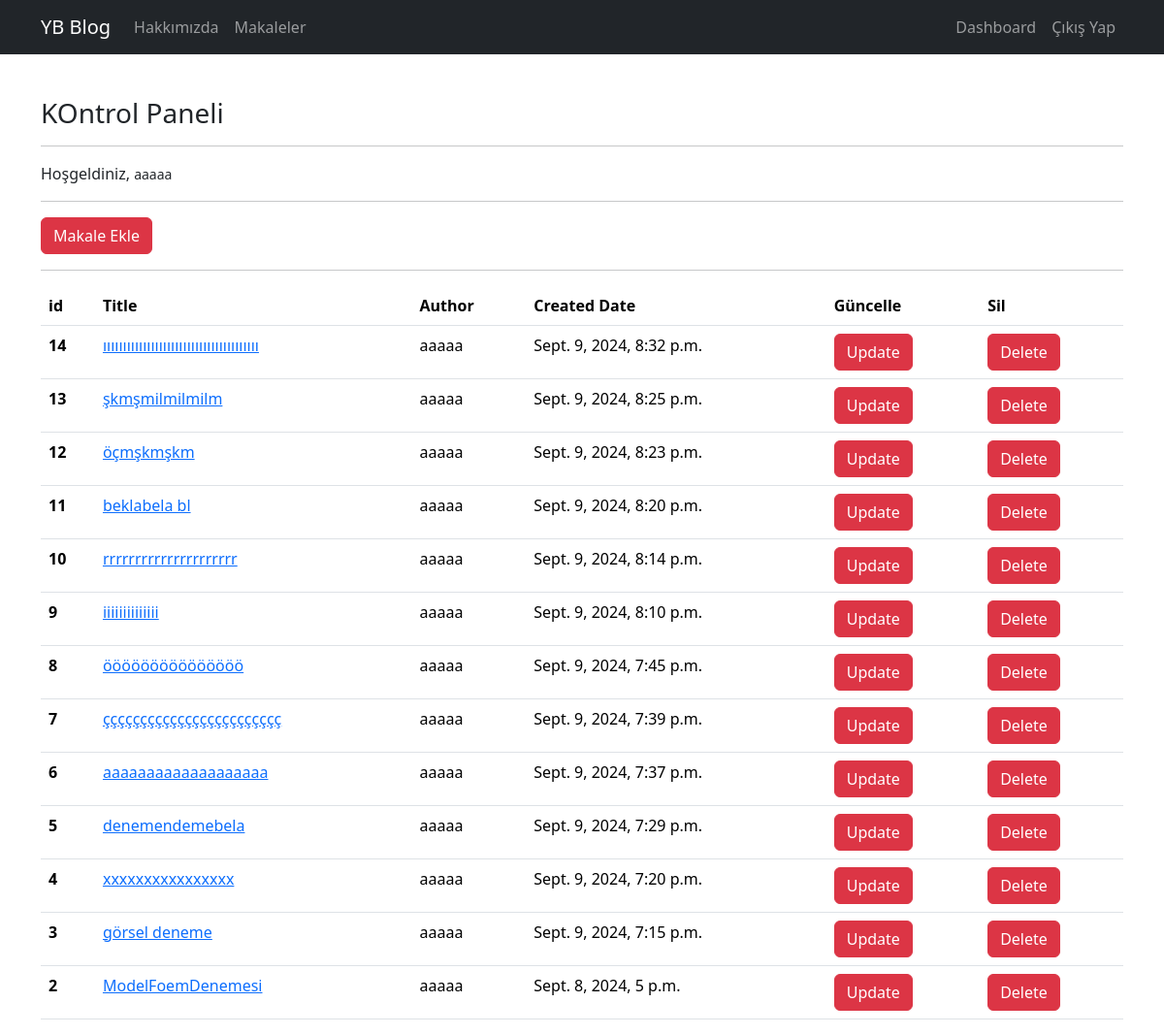
Before: /article/dashboard/ (signed in) with the older database file.
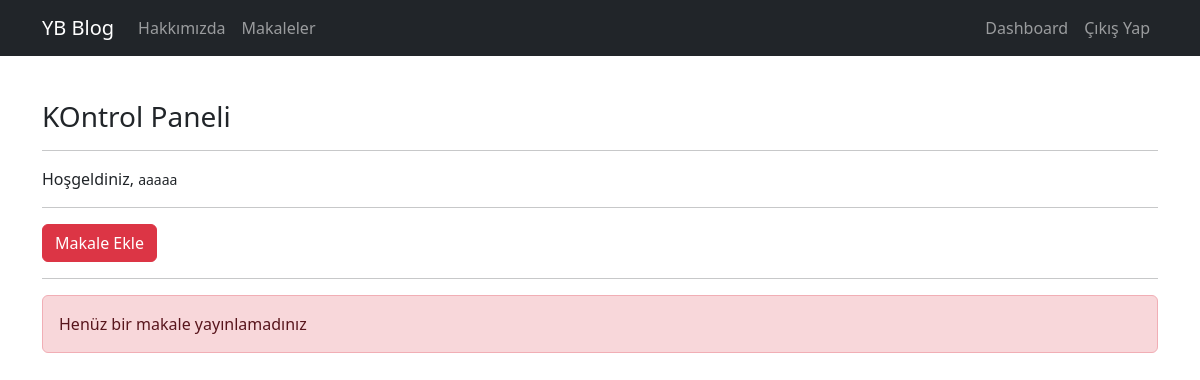
After: the same page with the newer database file.
### article/models.py (models this page shows, shortened)
class Article(models.Model):          #bu article ı kayıt etmen gerekiyor admin.py den
    author=models.ForeignKey("auth.User", on_delete=models.CASCADE)  #django ile hazır gelen Users tablosunu burda kullnadık referans aldık, ondelete->o o user silinirse diğer her şeyi veritabanından silinecek
    title=models.CharField(max_length=50)
    content=RichTextField()
    created_date=models.DateTimeField(auto_now_add=True)     #verbose_name ile bu alanların admin panelindeki ismini değiştirebilirsin
    article_image = models.FileField(blank=True, null=True, verbose_name="Görsel ekleyin")   # Article modelinde değişiklik yaptığımızı bildirmek için pythonmanage.py makemigrations ve sonra yine " " migrate
    class Meta:
        ordering=['-created_date']

### article/views.py (the view)
# urls.py: path('dashboard/', views.dashboard , name='dashboard'),
@login_required
def dashboard(request):
    articles= Article.objects.filter(author= request.user)
    context={
        "articles":articles
    }
    return render(request, "dashboard.html", context)

### templates/dashboard.html
{% extends 'layout.html' %}
{% block body %}
<h3>KOntrol Paneli</h3>
<hr>
<p>
    Hoşgeldiniz, <small>{{request.user.username}}</small>
</p>
<hr>
<a href="{% url 'article:addarticle' %}" class="btn btn-danger">Makale Ekle</a>
<hr>
{% if articles %}
<table class="table">
    <thead>
        <tr>
            <th scope="col">id</th>
            <th scope="col">Title</th>
            <th scope="col">Author</th>
            <th scope="col">Created Date</th>
            <th scope="col">Güncelle</th>
            <th scope="col">Sil</th>
        </tr>
    </thead>
    <tbody>
        {% for article in articles %}
        <tr>
            <th scope="row">{{article.id}}</th>
            <td> <a href="{% url 'article:detail' article.id %}">{{article.title}}</a></td>
            <td>{{article.author}}</td>
            <td>{{article.created_date}}</td>
            <td><a class="btn btn-danger" href="{% url 'article:ArticleUpdate' article.id %}">Update</a></td>
            <td><a class="btn btn-danger" href="{% url 'article:ArticleDelete' article.id %}">Delete</a></td>
        </tr>
        {% endfor %}
    </tbody>
</table>
{% else %}
<div class="alert alert-danger">Henüz bir makale yayınlamadınız</div>
{% endif %}
{% endblock %}

Changed rows visible on the page:
removed Article: id "14", title "ııııııııııııııııııııııııııııııııııııııı", author "aaaaa", created_date "Sept. 9, 2024, 8:32 p.m."
removed Article: id "13", title "şkmşmilmilmilm", author "aaaaa", created_date "Sept. 9, 2024, 8:25 p.m."
removed Article: id "12", title "öçmşkmşkm", author "aaaaa", created_date "Sept. 9, 2024, 8:23 p.m."
removed Article: id "11", title "beklabela bl", author "aaaaa", created_date "Sept. 9, 2024, 8:20 p.m."
removed Article: id "10", title "rrrrrrrrrrrrrrrrrrrrr", author "aaaaa", created_date "Sept. 9, 2024, 8:14 p.m."
removed Article: id "9", title "iiiiiiiiiiiiii", author "aaaaa", created_date "Sept. 9, 2024, 8:10 p.m."
removed Article: id "8", title "ööööööööööööööö", author "aaaaa", created_date "Sept. 9, 2024, 7:45 p.m."
removed Article: id "7", title "çççççççççççççççççççççççç", author "aaaaa", created_date "Sept. 9, 2024, 7:39 p.m."
removed Article: id "6", title "aaaaaaaaaaaaaaaaaaa", author "aaaaa", created_date "Sept. 9, 2024, 7:37 p.m."
removed Article: id "5", title "denemendemebela", author "aaaaa", created_date "Sept. 9, 2024, 7:29 p.m."
removed Article: id "4", title "xxxxxxxxxxxxxxxx", author "aaaaa", created_date "Sept. 9, 2024, 7:20 p.m."
removed Article: id "3", title "görsel deneme", author "aaaaa", created_date "Sept. 9, 2024, 7:15 p.m."
removed Article: id "2", title "ModelFoemDenemesi", author "aaaaa", created_date "Sept. 8, 2024, 5 p.m."
Other visible differences:
text no longer shown: "id Title Author Created Date Güncelle Sil"
text now shown: "Henüz bir makale yayınlamadınız"
